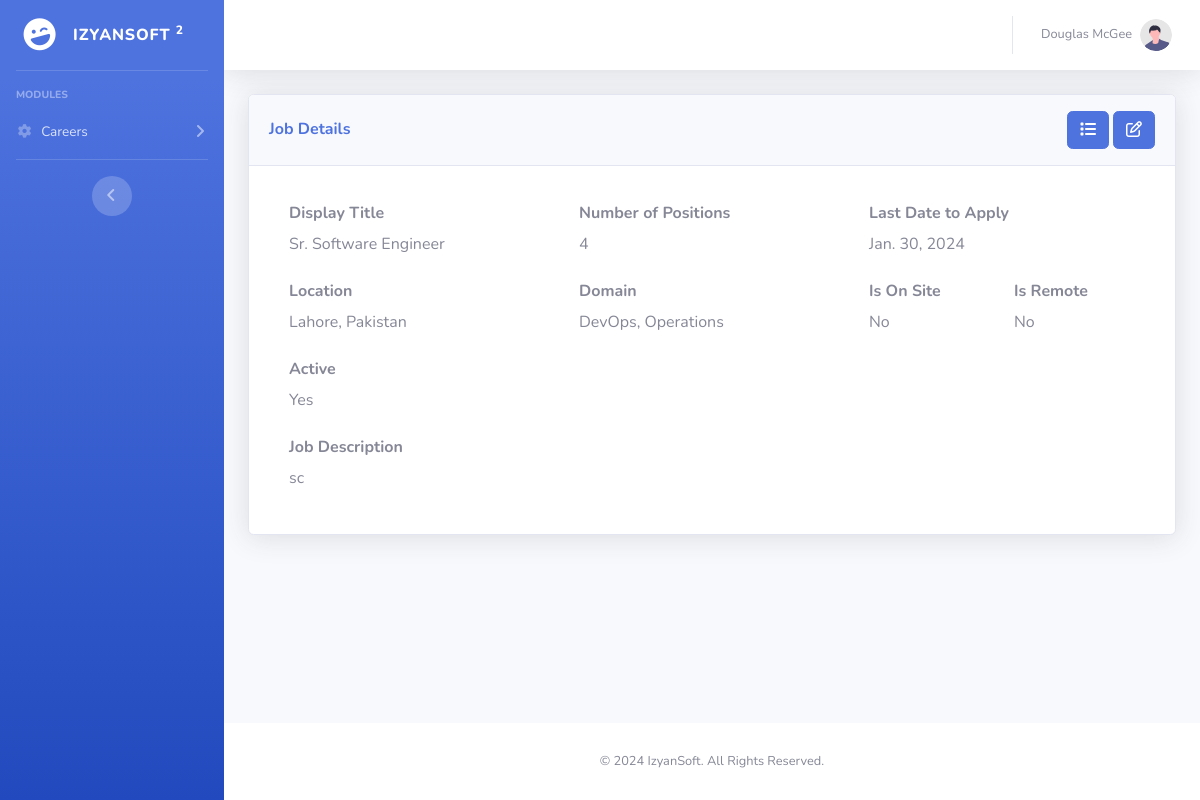
Before: /portal/jobs/detail/12 with the older database file.
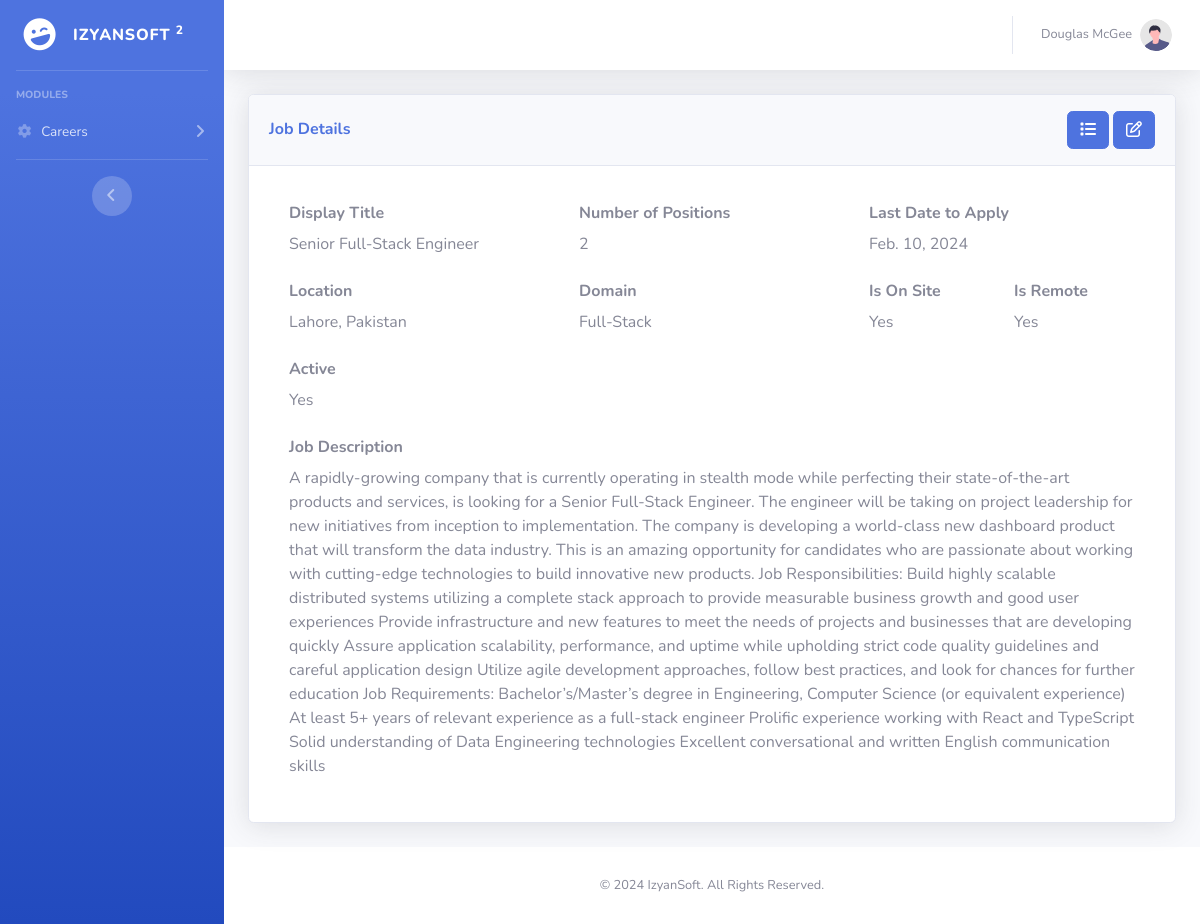
After: the same page with the newer database file.
### jobs/models.py (models this page shows, shortened)
class Job(models.Model):
    display_title = models.CharField(max_length=100)
    no_of_positions = models.IntegerField(
        validators=[MinValueValidator(1)]
    )
    is_remote = models.BooleanField()
    is_on_site = models.BooleanField()
    job_description = models.TextField()
    location = models.CharField(max_length=100)
    last_date_to_apply = models.DateField()
    domain = models.CharField(max_length=200, null=False)
    active = models.BooleanField(default=True)

### jobs/views.py (the view)
# urls.py: path('detail/<int:pk>', JobDetailView.as_view(), name='job_detail'),
class JobDetailView(DetailView):
    model = Job
    context_object_name = 'job'
    template_name = 'jobs/job_detail.html'
    def get(self, request, pk):
        job = get_object_or_404(Job, pk=pk)
        success_messages = messages.get_messages(request)
        success_messages_list = [message.message for message in success_messages if message.level == messages.SUCCESS]
        return render(request, self.template_name, {'job': job, 'success_messages': success_messages_list})

### jobs/templates/jobs/job_detail.html (shortened to what this page needs)
{% extends 'admin-portal-base.html' %}
{% block content %}
    <div class="card shadow mb-4">
        <div class="card-header py-3">
            <h6 class="m-0 font-weight-bold text-primary d-flex justify-content-between align-items-center">
                <span>Job Details</span>
                <a href="{% url 'job_list' %}"  class="btn btn-primary ml-auto"><i class="fa fa-list"></i></a>
                <a href="{% url 'edit_job' pk=job.pk %}"  class="btn btn-primary ml-1"><i class="fa fa-edit"></i></a>
            </h6>
        </div>
        <div class="card-body">
            <div class="table-responsive">
                <div class="col-lg-12">
                    <div class="p-2">
                        <div class="form-group row">
                            <div class="col-sm-4">
                                <label class="col-form-label font-weight-bold">Display Title</label>
                                <div>{{ job.display_title }}</div>
                            </div>
                            <div class="col-sm-4">
                                <label class="col-form-label font-weight-bold">Number of Positions</label>
                                <div>{{ job.no_of_positions }}</div>
                            </div>
                            <div class="col-sm-4">
                                <label class="col-form-label font-weight-bold">Last Date to Apply</label>
                                <div>{{ job.last_date_to_apply }}</div>
                            </div>
                        </div>
                        <div class="form-group row">
                            <div class="col-sm-4">
                                <label class="col-form-label font-weight-bold">Location</label>
                                <div>{{ job.location }}</div>
                            </div>
                            <div class="col-sm-4">
                                <label class="col-form-label font-weight-bold">Domain</label>
                                <div>{{ job.domain }}</div>
                            </div>
                            <div class="col-sm-2">
                                <label class="col-form-label font-weight-bold">Is On Site</label>
                                <div>{% if job.is_on_site %} Yes {% else %} No {% endif %}</div>
                            </div>
                            <div class="col-sm-2">
                                <label class="col-form-label font-weight-bold">Is Remote</label>
                                <div>{% if job.is_remote %} Yes {% else %} No {% endif %}</div>
                            </div>
                        </div>
                        <div class="form-group row">
                            <div class="col-sm-2">
                                <label class="col-form-label font-weight-bold">Active</label>
                                <div>{% if job.active %} Yes {% else %} No {% endif %}</div>
                            </div>
                        </div>
                        <div class="form-group row">
                            <div class="col-sm-12">
                                <label class="col-form-label font-weight-bold">Job Description</label>
                                <div>{{ job.job_description }}</div>
                            </div>
                        </div>
                    </div>
                </div>
            </div>
        </div>
    </div>
{% endblock %}

Changed rows visible on the page:
changed Job "Lahore, Pakistan": display_title "Sr. Software Engineer" → "Senior Full-Stack Engineer"; no_of_positions "4" → "2"; last_date_to_apply "Jan. 30, 2024" → "Feb. 10, 2024"; domain "DevOps, Operations" → "Full-Stack"; job_description "sc" → "A rapidly-growing company that is currently operating in stealth mode while perfecting their state-of-the-art products and services, is looking for a Senior Full-Stack Engineer. The engineer will be taking on project leadership for new initiatives from inception to implementation. The company is developing a world-class new dashboard product that will transform the data industry. This is an amazing opportunity for candidates who are passionate about working with cutting-edge technologies to build innovative new products. Job Responsibilities: Build highly scalable distributed systems utilizing a complete stack approach to provide measurable business growth and good user experiences Provide…"
Other visible differences:
text no longer shown: "No No"
text now shown: "Yes Yes"
